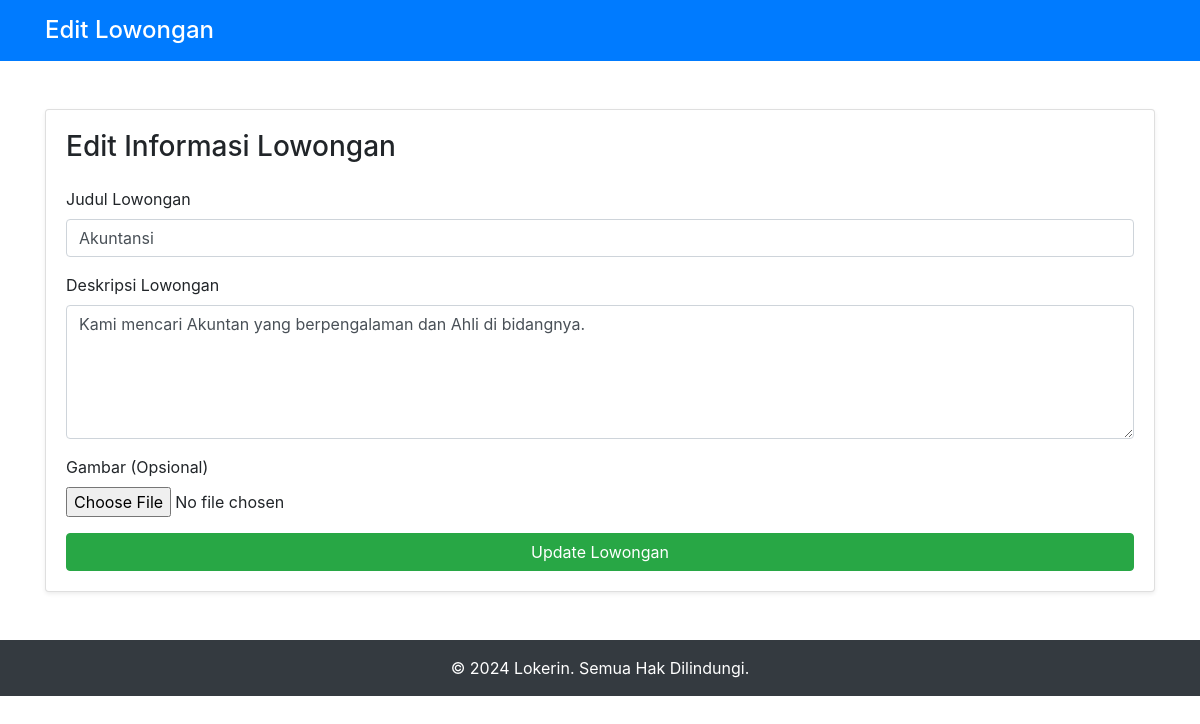
The page /update.php?id=3 on the database its author committed.
### tables this page shows
CREATE TABLE `lowongan` (
  `id` int(11) NOT NULL,
  `judul` varchar(255) NOT NULL,
  `deskripsi` text NOT NULL,
  `tanggal_posting` date NOT NULL,
  `gambar` varchar(255) DEFAULT NULL,
  `link_lamar` varchar(255) DEFAULT NULL
);

### update.php (the view, shortened to what this page needs)
<?php
include 'db.php';
$id = $_GET['id'];
$result = $conn->query("SELECT * FROM lowongan WHERE id = $id");
$data = $result->fetch_assoc();
?>
<!DOCTYPE html>
<html lang="en">
<head>
    <link rel="stylesheet" href="https://stackpath.bootstrapcdn.com/bootstrap/4.5.2/css/bootstrap.min.css">
</head>
<body>
    <header class="bg-primary text-white py-3">
        <div class="container">
            <h1 class="h4 mb-0">Edit Lowongan</h1>
        </div>
    </header>
    <div class="container mt-5">
        <div class="card shadow-sm">
            <div class="card-body">
                <h3 class="mb-4">Edit Informasi Lowongan</h3>
                <form action="update_process.php" method="POST" enctype="multipart/form-data">
                    <div class="form-group">
                        <label for="judul">Judul Lowongan</label>
                        <input type="text" class="form-control" name="judul" id="judul" value="<?php echo $data['judul']; ?>" required>
                    </div>
                    <div class="form-group">
                        <label for="deskripsi">Deskripsi Lowongan</label>
                        <textarea class="form-control" name="deskripsi" id="deskripsi" rows="5" required><?php echo $data['deskripsi']; ?></textarea>
                    </div>
                    <div class="form-group">
                        <label for="gambar">Gambar (Opsional)</label>
                        <input type="file" class="form-control-file" name="gambar" id="gambar">
                    </div>
                    <button type="submit" name="submit" class="btn btn-success btn-block">Update Lowongan</button>
                </form>
            </div>
        </div>
    </div>
    <footer class="bg-dark text-white py-3 mt-5">
        <div class="container text-center">
            &copy; 2024 Lokerin. Semua Hak Dilindungi.
        </div>
    </footer>
</body>
</html>

### rows shown on the page
lowongan: judul "Akuntansi", deskripsi "Kami mencari Akuntan yang berpengalaman dan Ahli di bidangnya."
